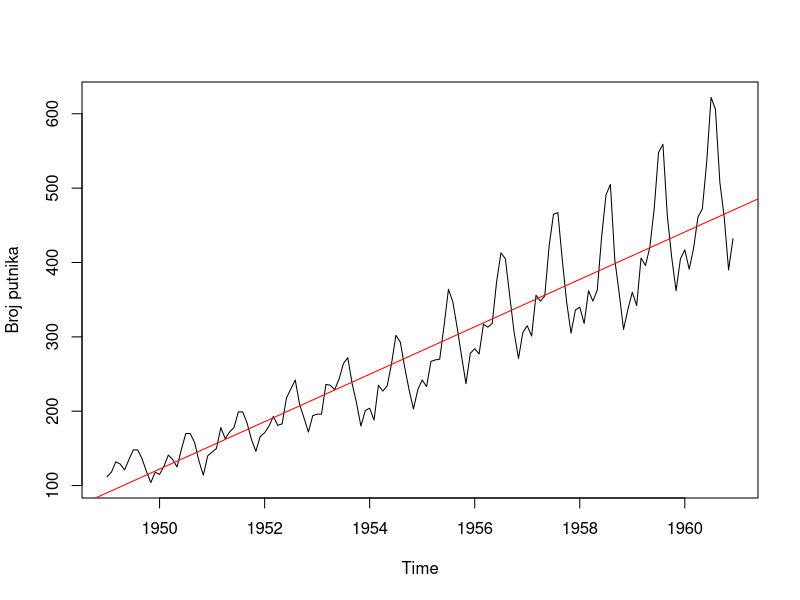
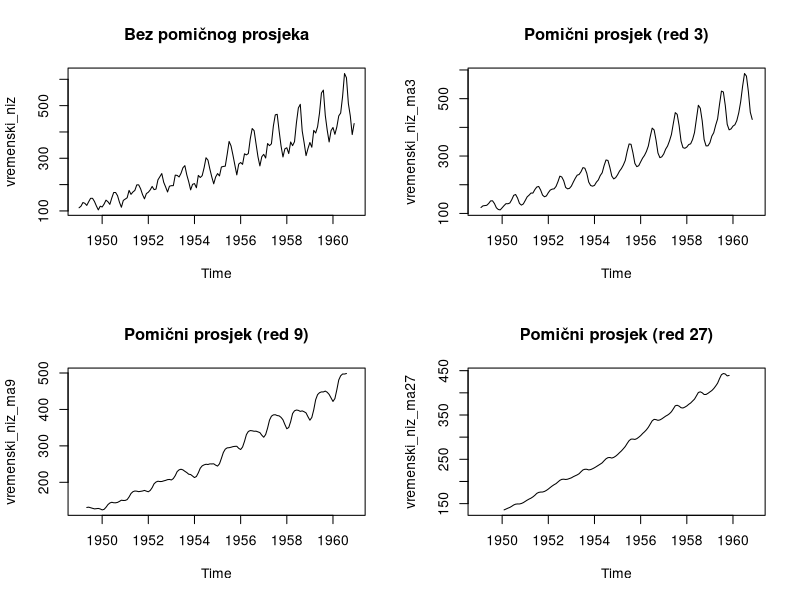
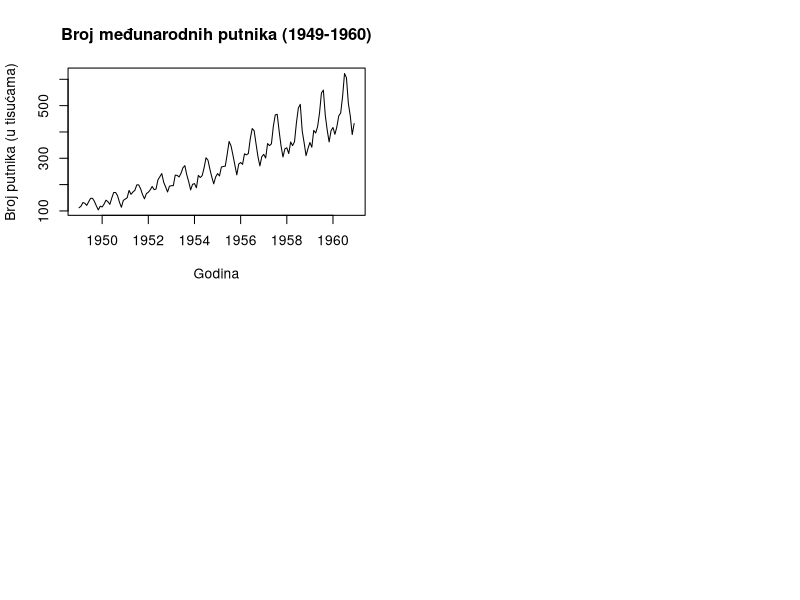
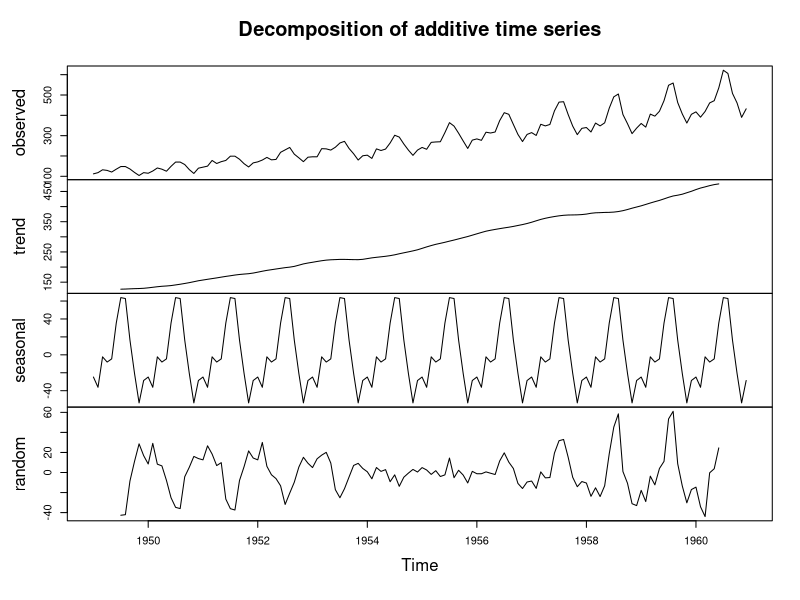
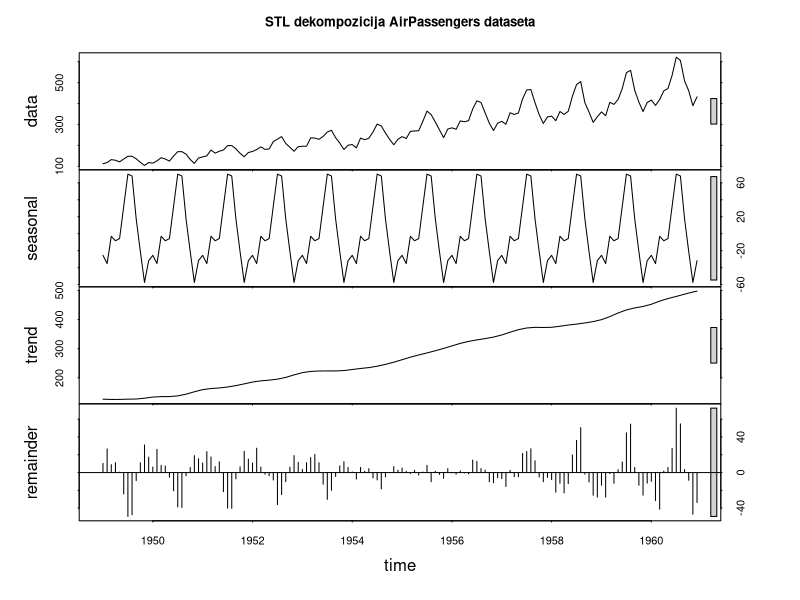
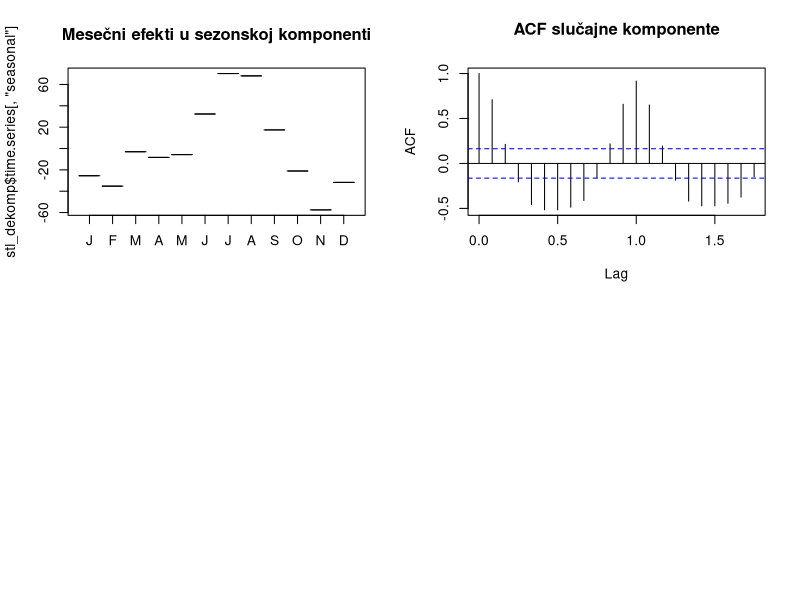
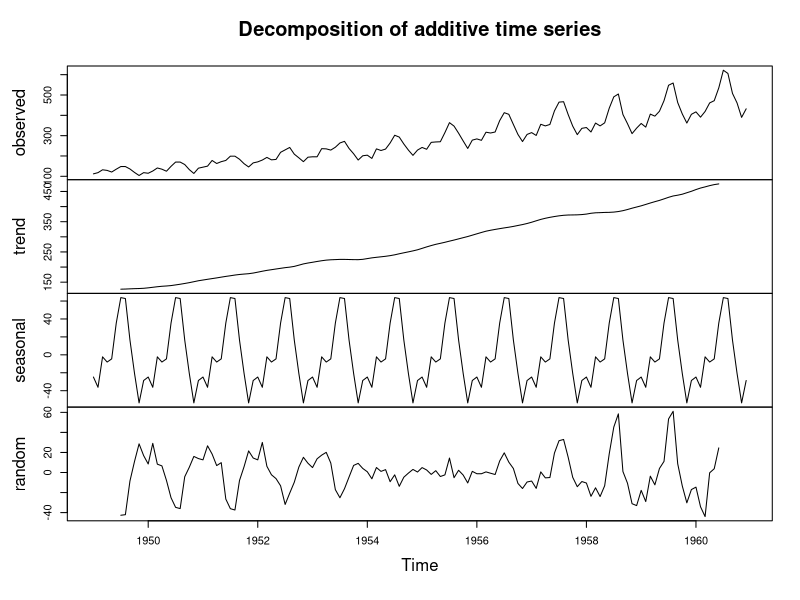
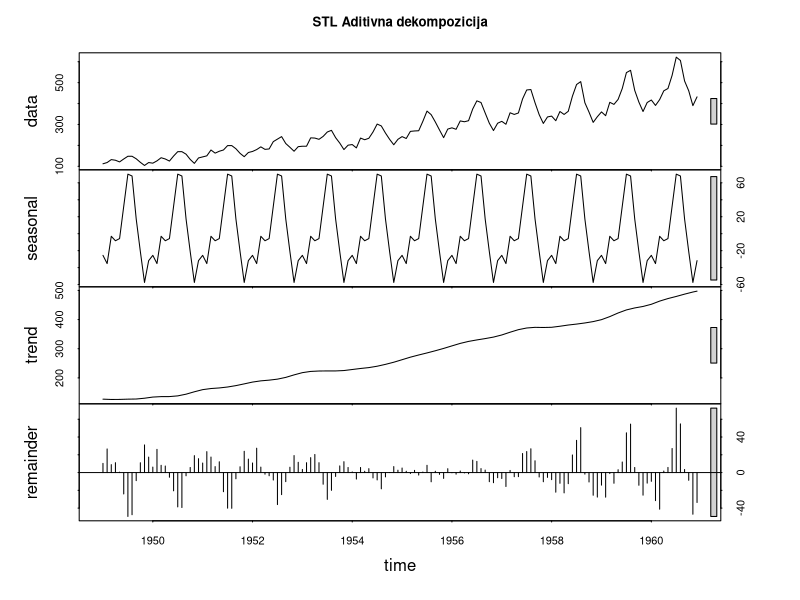

Here is the R script that generated these plots, in order: (Note: this script raises an error after producing the figures.)
install.packages(c("ggplot2", "forecast"))

library(ggplot2)    # Za naprednu vizualizaciju
library(forecast)   # Za autoplot() specifično za vremenske nizove

podaci <- c(23,45,67,34,56,78,89,45,67,89,43,56, 
            34,67,89,54,76,88,91,52,71,85,49,63)
vremenski_niz <- ts(podaci, start = c(2020, 1), frequency = 12)
vremenski_niz
# čišćenje od nedostajućih vrijednosti i outliera
vremenski_niz <- tsclean(vremenski_niz)

# Učitavanje ugrađenog dataseta
data("AirPassengers")
vremenski_niz <- AirPassengers
vremenski_niz

# Grafički prikaz trenda
plot(vremenski_niz, ylab="Broj putnika")
abline(lm(vremenski_niz ~ time(vremenski_niz)), col = "red")

par(mfrow=c(2,2))
vremenski_niz_ma3 <- ma(vremenski_niz, order = 3)
vremenski_niz_ma9 <- ma(vremenski_niz, order = 9)
vremenski_niz_ma27 <- ma(vremenski_niz, order = 27)
plot(vremenski_niz, main = "Bez pomičnog prosjeka")
plot(vremenski_niz_ma3, main = "Pomični prosjek (red 3)")
plot(vremenski_niz_ma9, main = "Pomični prosjek (red 9)")
plot(vremenski_niz_ma27, main = "Pomični prosjek (red 27)")

# ==================================================================

# Prikaz originalnih podataka
plot(AirPassengers, 
     main = "Broj međunarodnih putnika (1949-1960)",
     ylab = "Broj putnika (u tisućama)",
     xlab = "Godina")

# Dekompozicija niza na komponente
dekompozicija <- decompose(AirPassengers)

# Vizualizacija dekompozicije
plot(dekompozicija)



# Primjer STL dekompozicije
stl_dekomp <- stl(AirPassengers, s.window = "periodic")

# Vizualizacija
plot(stl_dekomp, main = "STL dekompozicija AirPassengers dataseta")

# Sezonska provjera
monthplot(stl_dekomp$time.series[,"seasonal"], 
          main = "Mesečni efekti u sezonskoj komponenti")

# Analiza ostataka
acf(na.omit(stl_dekomp$time.series[,"seasonal"]), 
    main = "ACF slučajne komponente")

# ==================================================================

decomp_add <- decompose(AirPassengers, type = "additive")
plot(decomp_add)

stl_add <- stl(AirPassengers, s.window = "periodic")
plot(stl_add, main = "STL Aditivna dekompozicija")


decomp_add <- decompose(AirPassengers, type = "multiplicative")
plot(decomp_add)

log_ap <- log(AirPassengers)
stl_mult <- stl(log_ap, s.window = "periodic")
plot(stl_mult, main = "STL Multiplikativna dekompozicija")

# ==================================================================

library(tseries)

data("AirPassengers")
vremenski_niz <- AirPassengers

adf_test <- adf.test(vremenski_niz)
adf_test



diferencirani_niz <- diff(vremenski_niz, 1)
adf.test(diferencirani_niz)


num_diffs <- ndiffs(ap)
num_diffs  # Vraća broj potrebnih diferencijacija za stacionarnost, 1 u ovom slučaju



# ==================================================================

data("AirPassengers")
ap <- AirPassengers

acf(ap, main = "ACF - AirPassengers")

pacf(ap, main = "PACF - AirPassengers")

# ==================================================================

ap <- AirPassengers

ap_arima <- auto.arima(ap)

summary(ap_arima)

ap_forecast_arima <- forecast(ap_arima, h = 36)

autoplot(ap_forecast_arima) +
  ggtitle("ARIMA predikcija broja putnika") +
  xlab("Godina") + ylab("Broj putnika")
